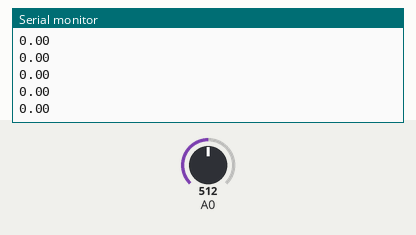
Bench run of a sketch on a simulated Arduino Uno, built with avr-gcc and run on an emulated ATmega328P. On the bench: the last lines printed to the serial monitor. The test bench sets the inputs (shaded band); at power-on: A0 = 512.

Above: at 1.2 s.
1.3 s: A0 set to 716
At 1.31 s:
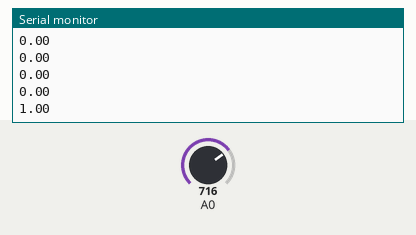
2.8 s: A0 set to 900
At 2.82 s:
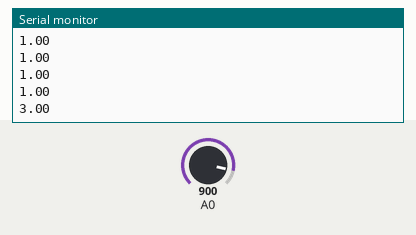
Timing chart, 0 to 5.8 s (numbered marks = the images above; inputs shaded):
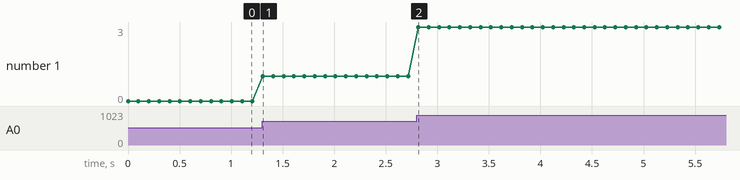

Measured:
- after the input at 1.3 s, the serial monitor: prints a new line at once (image 1)
- after the input at 2.8 s, the serial monitor: prints a new line at once (image 2)
- plotted number 1: 0 → 1 after the input at 1.3 s, 1 → 3 after the input at 2.8 s

The sketch:

Anexo18_CodigoLaserPanasonic.ino
```cpp
// Natalia Betancur Herrera
// Laser Panasonic HG-C1030
// 26 junio 2023

#include <SoftwareSerial.h>

const byte rxPin = 10;
const byte txPin = 11;
SoftwareSerial hc05 (rxPin, txPin);

double salida;
double serialhgC;
double serial;

void setup() {
  // put your setup code here, to run once:
  pinMode(rxPin, INPUT);
  pinMode(txPin, OUTPUT);
  Serial.begin(9600);
  hc05.begin(9600);
}

void loop() {
  // put your main code here, to run repeatedly:
  //if (hc05.isListening()) {
   // Serial.println("El puerto Uno esta a la escucha!");
 //}
  serialhgC = analogRead(A0);
  serial = hc05.read();
  salida = map(serialhgC, 518,1023,0.0,5.0);
  // Serial.println(serialhgC, DEC);    // imprime como un ASCII-codificado decimal
  Serial.println(salida,2);
    // Serial.println(serial);
  // Serial.print("\t");
  delay(100);
}
```
